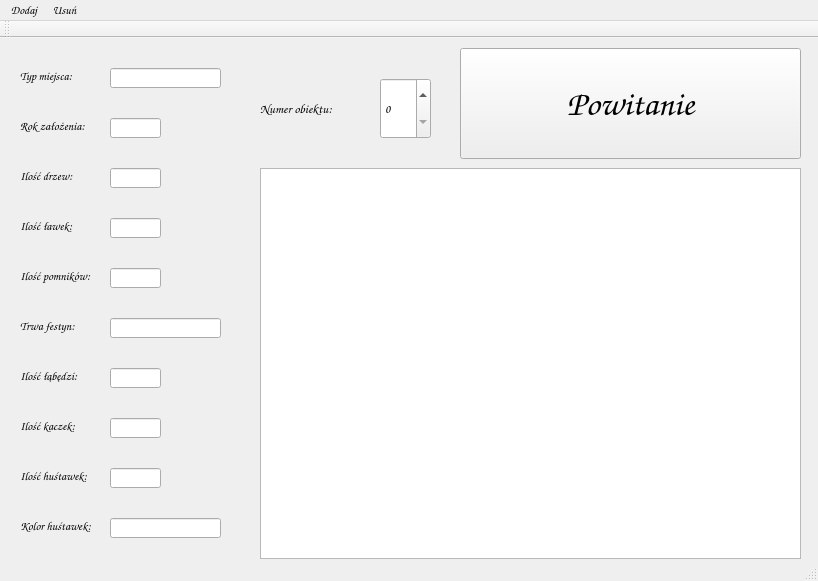
<?xml version="1.0" encoding="UTF-8"?>
<ui version="4.0">
 <class>ProjektPark3Class</class>
 <widget class="QMainWindow" name="ProjectParkClass">
  <property name="geometry">
   <rect>
    <x>0</x>
    <y>0</y>
    <width>818</width>
    <height>581</height>
   </rect>
  </property>
  <property name="font">
   <font>
    <family>Comic Sans MS</family>
   </font>
  </property>
  <property name="windowTitle">
   <string>ProjectPark</string>
  </property>
  <widget class="QWidget" name="centralWidget">
   <widget class="QLabel" name="label">
    <property name="geometry">
     <rect>
      <x>260</x>
      <y>60</y>
      <width>101</width>
      <height>21</height>
     </rect>
    </property>
    <property name="font">
     <font>
      <family>Comic Sans MS</family>
      <pointsize>10</pointsize>
      <weight>75</weight>
      <bold>true</bold>
     </font>
    </property>
    <property name="text">
     <string>Numer obiektu:</string>
    </property>
   </widget>
   <widget class="QGraphicsView" name="graphicsView">
    <property name="geometry">
     <rect>
      <x>260</x>
      <y>130</y>
      <width>541</width>
      <height>391</height>
     </rect>
    </property>
    <property name="cursor" stdset="0">
     <cursorShape>ForbiddenCursor</cursorShape>
    </property>
   </widget>
   <widget class="QLabel" name="label_2">
    <property name="geometry">
     <rect>
      <x>20</x>
      <y>30</y>
      <width>71</width>
      <height>16</height>
     </rect>
    </property>
    <property name="font">
     <font>
      <family>Comic Sans MS</family>
      <weight>75</weight>
      <bold>true</bold>
     </font>
    </property>
    <property name="text">
     <string>Typ miejsca:</string>
    </property>
   </widget>
   <widget class="QLineEdit" name="nazwaEdit">
    <property name="geometry">
     <rect>
      <x>110</x>
      <y>30</y>
      <width>111</width>
      <height>20</height>
     </rect>
    </property>
    <property name="cursor">
     <cursorShape>ArrowCursor</cursorShape>
    </property>
   </widget>
   <widget class="QLineEdit" name="rokEdit">
    <property name="geometry">
     <rect>
      <x>110</x>
      <y>80</y>
      <width>51</width>
      <height>20</height>
     </rect>
    </property>
    <property name="cursor">
     <cursorShape>ArrowCursor</cursorShape>
    </property>
   </widget>
   <widget class="QLabel" name="label_3">
    <property name="geometry">
     <rect>
      <x>20</x>
      <y>80</y>
      <width>81</width>
      <height>16</height>
     </rect>
    </property>
    <property name="font">
     <font>
      <family>Comic Sans MS</family>
      <weight>75</weight>
      <bold>true</bold>
     </font>
    </property>
    <property name="text">
     <string>Rok założenia:</string>
    </property>
   </widget>
   <widget class="QLineEdit" name="drzewaEdit">
    <property name="geometry">
     <rect>
      <x>110</x>
      <y>130</y>
      <width>51</width>
      <height>20</height>
     </rect>
    </property>
    <property name="cursor">
     <cursorShape>ArrowCursor</cursorShape>
    </property>
   </widget>
   <widget class="QLabel" name="label_4">
    <property name="geometry">
     <rect>
      <x>20</x>
      <y>180</y>
      <width>71</width>
      <height>16</height>
     </rect>
    </property>
    <property name="font">
     <font>
      <family>Comic Sans MS</family>
      <weight>75</weight>
      <bold>true</bold>
     </font>
    </property>
    <property name="text">
     <string>Ilość ławek:</string>
    </property>
   </widget>
   <widget class="QLabel" name="label_5">
    <property name="geometry">
     <rect>
      <x>20</x>
      <y>130</y>
      <width>71</width>
      <height>16</height>
     </rect>
    </property>
    <property name="font">
     <font>
      <family>Comic Sans MS</family>
      <weight>75</weight>
      <bold>true</bold>
     </font>
    </property>
    <property name="text">
     <string>Ilość drzew:</string>
    </property>
   </widget>
   <widget class="QLineEdit" name="lawkiEdit">
    <property name="geometry">
     <rect>
      <x>110</x>
      <y>180</y>
      <width>51</width>
      <height>20</height>
     </rect>
    </property>
    <property name="cursor">
     <cursorShape>ArrowCursor</cursorShape>
    </property>
   </widget>
   <widget class="QLineEdit" name="pomnikiEdit">
    <property name="geometry">
     <rect>
      <x>110</x>
      <y>230</y>
      <width>51</width>
      <height>20</height>
     </rect>
    </property>
    <property name="cursor">
     <cursorShape>ArrowCursor</cursorShape>
    </property>
   </widget>
   <widget class="QLineEdit" name="kaczkiEdit">
    <property name="geometry">
     <rect>
      <x>110</x>
      <y>380</y>
      <width>51</width>
      <height>20</height>
     </rect>
    </property>
    <property name="cursor">
     <cursorShape>ArrowCursor</cursorShape>
    </property>
   </widget>
   <widget class="QLabel" name="label_6">
    <property name="geometry">
     <rect>
      <x>20</x>
      <y>280</y>
      <width>71</width>
      <height>16</height>
     </rect>
    </property>
    <property name="font">
     <font>
      <family>Comic Sans MS</family>
      <weight>75</weight>
      <bold>true</bold>
     </font>
    </property>
    <property name="text">
     <string>Trwa festyn:</string>
    </property>
   </widget>
   <widget class="QLabel" name="label_7">
    <property name="geometry">
     <rect>
      <x>20</x>
      <y>230</y>
      <width>91</width>
      <height>16</height>
     </rect>
    </property>
    <property name="font">
     <font>
      <family>Comic Sans MS</family>
      <weight>75</weight>
      <bold>true</bold>
     </font>
    </property>
    <property name="text">
     <string>Ilość pomników:</string>
    </property>
   </widget>
   <widget class="QLabel" name="label_8">
    <property name="geometry">
     <rect>
      <x>20</x>
      <y>380</y>
      <width>71</width>
      <height>16</height>
     </rect>
    </property>
    <property name="font">
     <font>
      <family>Comic Sans MS</family>
      <weight>75</weight>
      <bold>true</bold>
     </font>
    </property>
    <property name="text">
     <string>Ilość kaczek:</string>
    </property>
   </widget>
   <widget class="QLabel" name="label_9">
    <property name="geometry">
     <rect>
      <x>20</x>
      <y>330</y>
      <width>81</width>
      <height>16</height>
     </rect>
    </property>
    <property name="font">
     <font>
      <family>Comic Sans MS</family>
      <weight>75</weight>
      <bold>true</bold>
     </font>
    </property>
    <property name="text">
     <string>Ilość łąbędzi:</string>
    </property>
   </widget>
   <widget class="QLineEdit" name="festynEdit">
    <property name="geometry">
     <rect>
      <x>110</x>
      <y>280</y>
      <width>111</width>
      <height>20</height>
     </rect>
    </property>
    <property name="cursor">
     <cursorShape>ArrowCursor</cursorShape>
    </property>
   </widget>
   <widget class="QLineEdit" name="labedzieEdit">
    <property name="geometry">
     <rect>
      <x>110</x>
      <y>330</y>
      <width>51</width>
      <height>20</height>
     </rect>
    </property>
    <property name="cursor">
     <cursorShape>ArrowCursor</cursorShape>
    </property>
   </widget>
   <widget class="QLineEdit" name="hustawkiEdit">
    <property name="geometry">
     <rect>
      <x>110</x>
      <y>430</y>
      <width>51</width>
      <height>20</height>
     </rect>
    </property>
    <property name="cursor">
     <cursorShape>ArrowCursor</cursorShape>
    </property>
   </widget>
   <widget class="QLabel" name="label_10">
    <property name="geometry">
     <rect>
      <x>20</x>
      <y>480</y>
      <width>91</width>
      <height>16</height>
     </rect>
    </property>
    <property name="font">
     <font>
      <family>Comic Sans MS</family>
      <weight>75</weight>
      <bold>true</bold>
     </font>
    </property>
    <property name="text">
     <string>Kolor huśtawek:</string>
    </property>
   </widget>
   <widget class="QLabel" name="label_11">
    <property name="geometry">
     <rect>
      <x>20</x>
      <y>430</y>
      <width>91</width>
      <height>16</height>
     </rect>
    </property>
    <property name="font">
     <font>
      <family>Comic Sans MS</family>
      <weight>75</weight>
      <bold>true</bold>
     </font>
    </property>
    <property name="text">
     <string>Ilość huśtawek:</string>
    </property>
   </widget>
   <widget class="QLineEdit" name="kolorEdit">
    <property name="geometry">
     <rect>
      <x>110</x>
      <y>480</y>
      <width>111</width>
      <height>20</height>
     </rect>
    </property>
    <property name="cursor">
     <cursorShape>ArrowCursor</cursorShape>
    </property>
   </widget>
   <widget class="QSpinBox" name="spinBox">
    <property name="geometry">
     <rect>
      <x>380</x>
      <y>40</y>
      <width>51</width>
      <height>61</height>
     </rect>
    </property>
    <property name="cursor">
     <cursorShape>PointingHandCursor</cursorShape>
    </property>
   </widget>
   <widget class="QPushButton" name="powitanieButton">
    <property name="geometry">
     <rect>
      <x>460</x>
      <y>10</y>
      <width>341</width>
      <height>111</height>
     </rect>
    </property>
    <property name="font">
     <font>
      <family>Comic Sans MS</family>
      <pointsize>26</pointsize>
      <weight>75</weight>
      <italic>true</italic>
      <bold>true</bold>
     </font>
    </property>
    <property name="cursor">
     <cursorShape>CrossCursor</cursorShape>
    </property>
    <property name="text">
     <string>Powitanie</string>
    </property>
   </widget>
  </widget>
  <widget class="QMenuBar" name="menuBar">
   <property name="geometry">
    <rect>
     <x>0</x>
     <y>0</y>
     <width>818</width>
     <height>21</height>
    </rect>
   </property>
   <property name="cursor">
    <cursorShape>PointingHandCursor</cursorShape>
   </property>
   <widget class="QMenu" name="menuNowu">
    <property name="cursor">
     <cursorShape>PointingHandCursor</cursorShape>
    </property>
    <property name="title">
     <string>Dodaj</string>
    </property>
    <addaction name="actionPark"/>
    <addaction name="actionPark_rzeczny"/>
    <addaction name="actionPlac_zabaw"/>
   </widget>
   <widget class="QMenu" name="menuUsu">
    <property name="cursor">
     <cursorShape>PointingHandCursor</cursorShape>
    </property>
    <property name="title">
     <string>Usuń</string>
    </property>
    <addaction name="actionUsu_ostatni"/>
    <addaction name="actionUsu_wszystkie"/>
   </widget>
   <addaction name="menuNowu"/>
   <addaction name="menuUsu"/>
  </widget>
  <widget class="QToolBar" name="mainToolBar">
   <attribute name="toolBarArea">
    <enum>TopToolBarArea</enum>
   </attribute>
   <attribute name="toolBarBreak">
    <bool>false</bool>
   </attribute>
  </widget>
  <widget class="QStatusBar" name="statusBar"/>
  <action name="actionPlac_zabaw">
   <property name="text">
    <string>Plac zabaw</string>
   </property>
  </action>
  <action name="actionPark">
   <property name="text">
    <string>Park</string>
   </property>
  </action>
  <action name="actionPark_rzeczny">
   <property name="text">
    <string>Park rzeczny</string>
   </property>
  </action>
  <action name="actionUsu_ostatni">
   <property name="text">
    <string>Usuń ostatni</string>
   </property>
  </action>
  <action name="actionUsu_wszystkie">
   <property name="text">
    <string>Usuń wszystkie</string>
   </property>
  </action>
 </widget>
 <layoutdefault spacing="6" margin="11"/>
 <resources>
  <include location="ProjektPark3.qrc"/>
 </resources>
 <connections>
  <connection>
   <sender>actionPlac_zabaw</sender>
   <signal>triggered()</signal>
   <receiver>ProjektPark3Class</receiver>
   <slot>nowyPlac()</slot>
   <hints>
    <hint type="sourcelabel">
     <x>-1</x>
     <y>-1</y>
    </hint>
    <hint type="destinationlabel">
     <x>501</x>
     <y>345</y>
    </hint>
   </hints>
  </connection>
  <connection>
   <sender>actionPark</sender>
   <signal>triggered()</signal>
   <receiver>ProjektPark3Class</receiver>
   <slot>nowyPark()</slot>
   <hints>
    <hint type="sourcelabel">
     <x>-1</x>
     <y>-1</y>
    </hint>
    <hint type="destinationlabel">
     <x>501</x>
     <y>345</y>
    </hint>
   </hints>
  </connection>
  <connection>
   <sender>actionPark_rzeczny</sender>
   <signal>triggered()</signal>
   <receiver>ProjektPark3Class</receiver>
   <slot>nowyRzeczny()</slot>
   <hints>
    <hint type="sourcelabel">
     <x>-1</x>
     <y>-1</y>
    </hint>
    <hint type="destinationlabel">
     <x>501</x>
     <y>345</y>
    </hint>
   </hints>
  </connection>
  <connection>
   <sender>actionUsu_ostatni</sender>
   <signal>triggered()</signal>
   <receiver>ProjektPark3Class</receiver>
   <slot>usunOstatni()</slot>
   <hints>
    <hint type="sourcelabel">
     <x>-1</x>
     <y>-1</y>
    </hint>
    <hint type="destinationlabel">
     <x>501</x>
     <y>345</y>
    </hint>
   </hints>
  </connection>
  <connection>
   <sender>actionUsu_wszystkie</sender>
   <signal>triggered()</signal>
   <receiver>ProjektPark3Class</receiver>
   <slot>usunWszyst()</slot>
   <hints>
    <hint type="sourcelabel">
     <x>-1</x>
     <y>-1</y>
    </hint>
    <hint type="destinationlabel">
     <x>501</x>
     <y>345</y>
    </hint>
   </hints>
  </connection>
  <connection>
   <sender>spinBox</sender>
   <signal>valueChanged(int)</signal>
   <receiver>ProjektPark3Class</receiver>
   <slot>ustawWskaz()</slot>
   <hints>
    <hint type="sourcelabel">
     <x>655</x>
     <y>63</y>
    </hint>
    <hint type="destinationlabel">
     <x>513</x>
     <y>303</y>
    </hint>
   </hints>
  </connection>
  <connection>
   <sender>spinBox</sender>
   <signal>valueChanged(int)</signal>
   <receiver>ProjektPark3Class</receiver>
   <slot>pokazInfo()</slot>
   <hints>
    <hint type="sourcelabel">
     <x>655</x>
     <y>63</y>
    </hint>
    <hint type="destinationlabel">
     <x>513</x>
     <y>303</y>
    </hint>
   </hints>
  </connection>
  <connection>
   <sender>powitanieButton</sender>
   <signal>clicked()</signal>
   <receiver>ProjektPark3Class</receiver>
   <slot>powitanie()</slot>
   <hints>
    <hint type="sourcelabel">
     <x>645</x>
     <y>108</y>
    </hint>
    <hint type="destinationlabel">
     <x>404</x>
     <y>286</y>
    </hint>
   </hints>
  </connection>
 </connections>
 <slots>
  <slot>usunOstatni()</slot>
  <slot>usunWszyst()</slot>
  <slot>pokazInfo()</slot>
  <slot>ustawWskaz()</slot>
  <slot>nowyPlac()</slot>
  <slot>nowyPark()</slot>
  <slot>nowyRzeczny()</slot>
  <slot>powitanie()</slot>
 </slots>
</ui>
